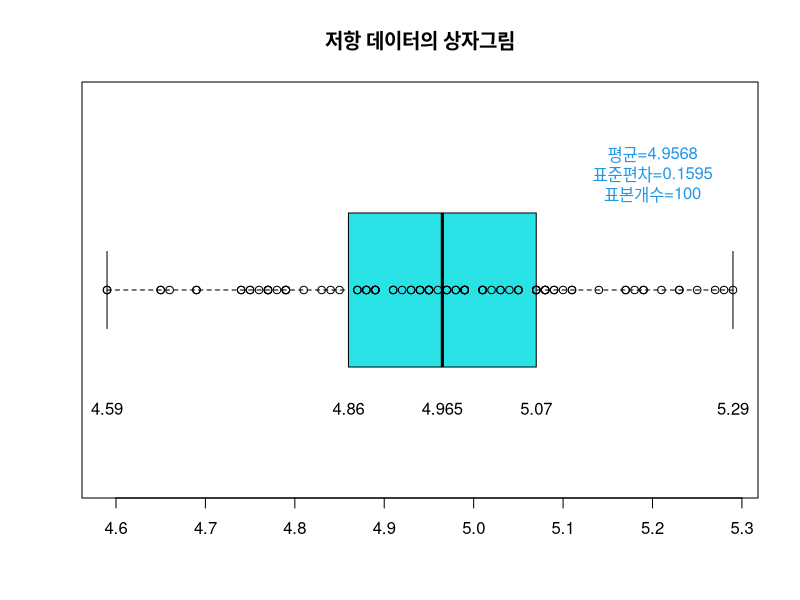
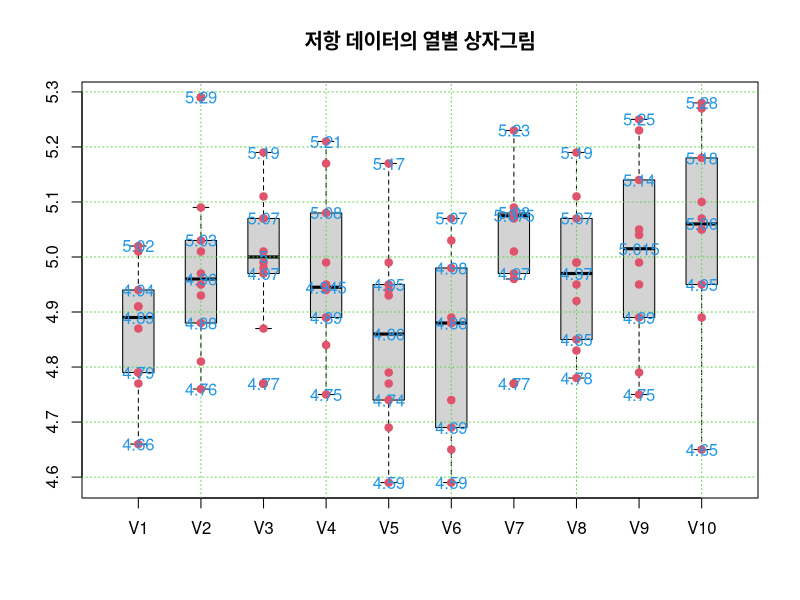

These charts were generated, in order, by the following R code:
### ex 2-3 ####

getwd() # Working Directory Check
setwd("./") # Set Working Directory

data22 <- read.csv("data_set/tab2-2.csv") # Mac OSX 한글 깨짐 현상 발생
# 그럴 경우 Microsoft Excel Open -> 데이터 -> 외부 데이터 가져오기 -> 텍스트 파일 가져오기 -> 문제가 있는 CSV를 IMPORT
# 옵션 - Mac OSX 한글, 쉼표 구분 으로 가져오기 -> 다른이름으로 저장 -> CSV UTF-8 로 저장
str(data22)
summary(data22)

data22$성별 <- as.factor(data22$성별) # 성별은 범주형 변수가 맞기 때문에 잘못된 데이터 값이 들어가면 as.factor로 범주형 변수로 변환

### ex 2-9 ###

data21 <- read.csv("data_set/tab2-1.csv", header = FALSE) # First ROW를 Not Header 로 인식하도록!
x <- as.matrix(data21)

x2 <- matrix(x, ncol=1)

boxplot(x2, horizontal=T, main="저항 데이터의 상자그림", col=5)
points(x2, rep(1, 100))

xfn <- fivenum(x2);xfn
text(xfn, 0.65, labels=xfn, pos=3)
text(5.2, 1.3, labels=paste0("평균=", mean(x2), "\n표준편차=", round(sd(x2), 4), "\n표본개수=", length(x2)), col=4)

### ex 2-10 ###
?boxplot
boxplot(x, main="저항 데이터의 열별 상자그림", boxwex=0.5)
grid(col=3)
points(rep(1:10, each=10), x, pch=19, col=2) # Why? Y축 값에 x 를 넣는게 이해가 안됨..?

xstats <- apply(x, 2, fivenum)
text(rep(1:10, each=5), xstats, labels=xstats, col=4)

